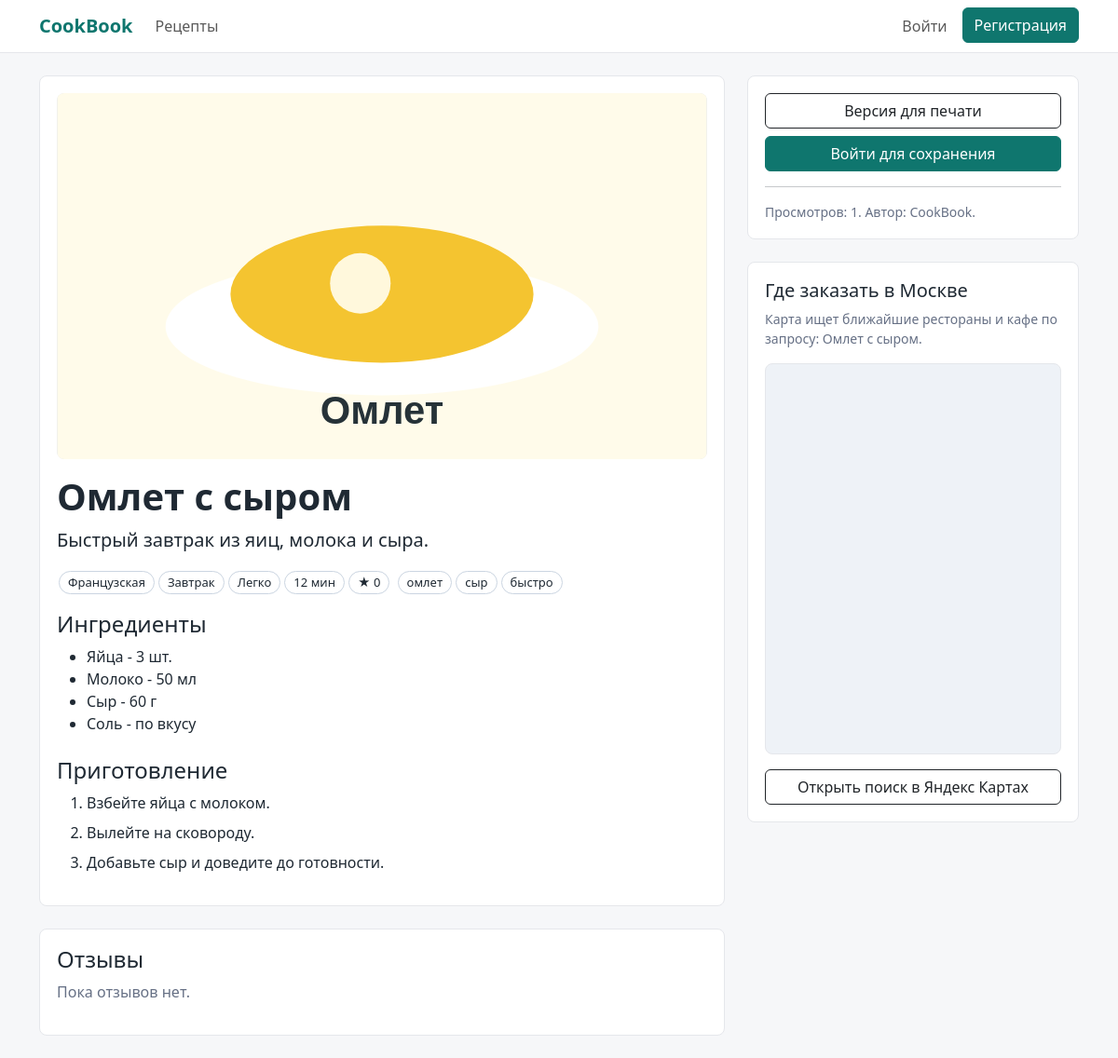
The app's page /recipe/7 with its own data.
### data/models.py (models this page shows)
class Recipe(SqlAlchemyBase):
    __tablename__ = "recipes"
    id = sa.Column(sa.Integer, primary_key=True, autoincrement=True)
    title = sa.Column(sa.String(160), nullable=False, unique=True)
    short_description = sa.Column(sa.String(500), nullable=False)
    ingredients = sa.Column(sa.Text, nullable=False)
    steps = sa.Column(sa.Text, nullable=False)
    tips = sa.Column(sa.Text, nullable=True)
    image_url = sa.Column(sa.String(300), nullable=True)
    video_url = sa.Column(sa.String(300), nullable=True)
    cuisine = sa.Column(sa.String(80), nullable=False)
    dish_type = sa.Column(sa.String(80), nullable=False)
    difficulty = sa.Column(sa.String(30), nullable=False)
    cook_time = sa.Column(sa.Integer, nullable=False)
    tags = sa.Column(sa.String(250), nullable=True)
    status = sa.Column(sa.String(20), nullable=False, default="pending")
    views = sa.Column(sa.Integer, nullable=False, default=0)
    created_date = sa.Column(sa.DateTime, default=dt.datetime.now)
    author_id = sa.Column(sa.Integer, sa.ForeignKey("users.id"), nullable=True)
    author = relationship("User")
    reviews = relationship("Review", back_populates="recipe", cascade="all, delete-orphan")
    collections = relationship("Collection", secondary=collection_recipes, back_populates="recipes")
    def get_ingredients(self):
        return [row.strip() for row in self.ingredients.splitlines() if row.strip()]
    def get_steps(self):
        return [row.strip() for row in self.steps.splitlines() if row.strip()]
    def get_tags(self):
        if not self.tags:
            return []
        return [tag.strip() for tag in self.tags.split(",") if tag.strip()]
    def get_rating(self):
        if not self.reviews:
            return 0
        return round(sum(review.rating for review in self.reviews) / len(self.reviews), 1)

### main.py (the view, shortened to what this page needs)
@app.route("/recipe/<int:recipe_id>", methods=["GET", "POST"])
def recipe_detail(recipe_id):
    db_sess = db_session.create_session()
    recipe = db_sess.get(Recipe, recipe_id)
    if not recipe or not user_can_open_recipe(recipe):
        abort(404)
    form = ReviewForm()
    recipe.views += 1
    if current_user.is_authenticated:
        db_sess.add(ViewHistory(user_id=current_user.id, recipe_id=recipe.id))
    db_sess.commit()
    is_favorite = False
    collections = []
    if current_user.is_authenticated:
        is_favorite = db_sess.query(Favorite).filter(Favorite.user_id == current_user.id, Favorite.recipe_id == recipe.id).first() is not None
        collections = db_sess.query(Collection).filter(Collection.user_id == current_user.id).all()
    return render_template(
        "recipe_detail.html",
        recipe=recipe,
        review_form=form,
        is_favorite=is_favorite,
        user_collections=collections,
    )

### data/db_session.py (called while the page is built)
def create_session():
    return __factory()

def remove_session():
    if __factory:
        __factory.remove()

### main.py (called while the page is built)
def user_can_open_recipe(recipe):
    if recipe.status == "approved":
        return True
    if not current_user.is_authenticated:
        return False
    return current_user.is_admin or recipe.author_id == current_user.id

### templates/recipe_detail.html (shortened to what this page needs)
{% extends "base.html" %}
{% block content %}
<div class="row g-4">
    <div class="col-lg-8">
        <div class="panel">
            {% if recipe.image_url %}<div class="recipe-hero mb-3"><img src="{{ recipe.image_url }}" alt="{{ recipe.title }}"></div>{% endif %}
            <h1 class="fw-bold text-break-good">{{ recipe.title }}</h1>
            <p class="lead text-break-good">{{ recipe.short_description }}</p>
            <div class="mb-3">
                <span class="tag">{{ recipe.cuisine }}</span><span class="tag">{{ recipe.dish_type }}</span><span class="tag">{{ recipe.difficulty }}</span><span class="tag">{{ recipe.cook_time }} мин</span><span class="tag">★ {{ recipe.get_rating() }}</span>
                {% for tag in recipe.get_tags() %}<span class="tag">{{ tag }}</span>{% endfor %}
            </div>
            <h2 class="h4">Ингредиенты</h2>
            <ul>{% for item in recipe.get_ingredients() %}<li class="text-break-good">{{ item }}</li>{% endfor %}</ul>
            <h2 class="h4 mt-4">Приготовление</h2>
            <ol>{% for step in recipe.get_steps() %}<li class="mb-2 text-break-good">{{ step }}</li>{% endfor %}</ol>
        </div>
        <div class="panel mt-4">
            <h2 class="h4">Отзывы</h2>
            {% for review in recipe.reviews %}
                <div class="border-top py-3"><strong>{{ review.user.name }}</strong> · ★ {{ review.rating }}<p class="mb-0 text-break-good">{{ review.text }}</p></div>
            {% else %}
                <p class="muted">Пока отзывов нет.</p>
            {% endfor %}
        </div>
    </div>
    <aside class="col-lg-4">
        <div class="panel">
            <div class="d-grid gap-2">
                <a class="btn btn-outline-dark" href="{{ url_for('print_recipe', recipe_id=recipe.id) }}">Версия для печати</a>
                {% if current_user.is_authenticated %}
                    <form method="post" action="{{ url_for('toggle_favorite', recipe_id=recipe.id) }}"><button class="btn {% if is_favorite %}btn-danger{% else %}btn-teal{% endif %} w-100" type="submit">{% if is_favorite %}Удалить из избранного{% else %}В избранное{% endif %}</button></form>
                    <form method="post" action="{{ url_for('shopping_from_recipe', recipe_id=recipe.id) }}"><button class="btn btn-outline-dark w-100" type="submit">Добавить продукты</button></form>
                    {% for collection in user_collections %}
                        <form method="post" action="{{ url_for('add_to_collection', collection_id=collection.id, recipe_id=recipe.id) }}"><button class="btn btn-outline-secondary btn-sm w-100" type="submit">В коллекцию: {{ collection.title }}</button></form>
                    {% endfor %}
                    {% if current_user.is_admin or current_user.id == recipe.author_id %}<a class="btn btn-outline-dark" href="{{ url_for('edit_recipe', recipe_id=recipe.id) }}">Редактировать</a>{% endif %}
                {% else %}
                    <a class="btn btn-teal" href="{{ url_for('login') }}">Войти для сохранения</a>
                {% endif %}
            </div>
            <hr>
            <p class="small muted mb-0">Просмотров: {{ recipe.views }}. Автор: {{ recipe.author.name if recipe.author else "CookBook" }}.</p>
        </div>
        <div class="panel mt-4">
            <h2 class="h5">Где заказать в Москве</h2>
            <p class="small muted">Карта ищет ближайшие рестораны и кафе по запросу: {{ recipe.title }}.</p>
            {% set map_search = ('Москва рестораны заказать ' ~ recipe.title)[:220] %}
            <div class="map-box">
                <iframe title="Где заказать в Москве" loading="lazy"
                    src="https://yandex.ru/map-widget/v1/?ll=37.618423%2C55.751244&amp;z=11&amp;text={{ map_search|urlencode }}"></iframe>
            </div>
            <a class="btn btn-outline-dark w-100 mt-3" target="_blank" rel="noreferrer" href="https://yandex.ru/maps/213/moscow/search/{{ ('рестораны заказать ' ~ recipe.title) | urlencode }}">Открыть поиск в Яндекс Картах</a>
        </div>
    </aside>
</div>
{% endblock %}

### templates/base.html (style rules this page uses)
body { background: #f6f7f9; color: #1f2933; }
.panel { background: white; border: 1px solid #e5e7eb; border-radius: 8px; padding: 18px; }
.recipe-hero { position: relative; width: 100%; aspect-ratio: 16 / 9; max-height: 480px; min-height: 200px; overflow: hidden; background: #e5e7eb; border-radius: 8px; }
.recipe-hero img { position: absolute; inset: 0; width: 100%; height: 100%; object-fit: cover; object-position: center center; display: block; }
.tag { display: inline-block; padding: 2px 9px; border: 1px solid #cbd5e1; border-radius: 999px; font-size: 13px; margin: 2px; }
.muted { color: #667085; }
.btn-teal { background: #0f766e; border-color: #0f766e; color: white; }
.text-break-good { overflow-wrap: anywhere; word-break: break-word; }
.map-box { width: 100%; height: 420px; border-radius: 8px; overflow: hidden; border: 1px solid #e5e7eb; background: #eef2f7; }
.map-box iframe { width: 100%; height: 100%; border: 0; display: block; }

### records on screen
Recipe: image_url (picture), title "Омлет с сыром", short_description "Быстрый завтрак из яиц, молока и сыра.", cuisine "Французская", dish_type "Завтрак", difficulty "Легко", cook_time "12", views "1"

### other values on screen
{{ recipe.get_rating() }} "0"
{{ tag }} "омлет" "сыр" "быстро"
{{ item }} "Яйца - 3 шт." "Молоко - 50 мл" "Сыр - 60 г" "Соль - по вкусу"
{{ step }} "Взбейте яйца с молоком." "Вылейте на сковороду." "Добавьте сыр и доведите до готовности."
{{ recipe.author.name if recipe.author else "CookBook" }} "CookBook"
